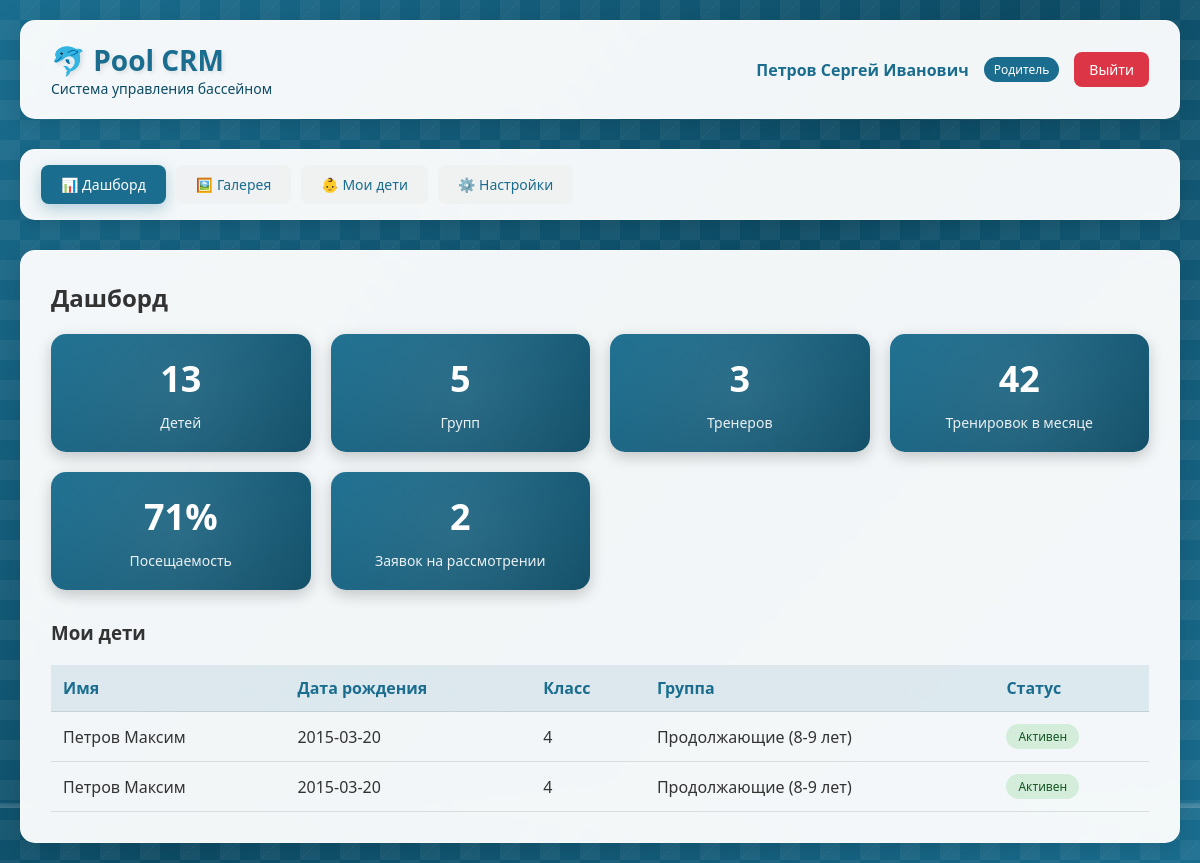
Screenshot of /dashboard (signed in) with the database file from the repository.
### database.py (models this page shows)
class ParentDB(Base):
    __tablename__ = "parents"
    id = Column(Integer, primary_key=True, index=True)
    role = Column(SQLEnum(UserRole), default=UserRole.PARENT)
    name = Column(String, nullable=False)
    email = Column(String, unique=True, nullable=False, index=True)
    phone = Column(String)
    password = Column(String, nullable=False)
    is_vk_linked = Column(Boolean, default=False)
    vk_id = Column(Integer, unique=True, nullable=True)
    vk_link_code = Column(String(6), nullable=True)
    vk_code_expires_at = Column(DateTime, nullable=True)
    notify_absences = Column(Boolean, default=True)
    notify_reminders = Column(Boolean, default=True)
    is_active = Column(Boolean, default=True)
    created_at = Column(String, default=lambda: datetime.now().strftime("%d.%m.%Y %H:%M"))
    children = relationship("ChildDB", back_populates="parent", cascade="all, delete-orphan")
    applications = relationship("ApplicationDB", back_populates="parent")
    notifications = relationship("NotificationDB", back_populates="parent")

class ChildDB(Base):
    __tablename__ = "children"
    id = Column(Integer, primary_key=True, index=True)
    parent_id = Column(Integer, ForeignKey("parents.id"), nullable=False)
    name = Column(String, nullable=False)
    birthdate = Column(Date, nullable=False)
    class_num = Column(Integer)
    study_year = Column(Integer)
    medical_note = Column(String)
    medical_date = Column(Date)
    is_active = Column(Boolean, default=True)
    parent = relationship("ParentDB", back_populates="children")
    enrollments = relationship("EnrollmentDB", back_populates="child")
    attendances = relationship("AttendanceDB", back_populates="child")
    transfer_history = relationship("TransferHistoryDB", back_populates="child")
    transfer_requests = relationship("TransferRequestDB", back_populates="child")
    applications = relationship("ApplicationDB", back_populates="child")  # <-- ДОБАВИТЬ

class GroupDB(Base):
    __tablename__ = "groups"
    id = Column(Integer, primary_key=True, index=True)
    name = Column(String, nullable=False)
    level = Column(Integer, nullable=False)
    coach_id = Column(Integer, ForeignKey("coaches.id"))
    max_capacity = Column(Integer, default=12)
    age_tolerance = Column(Float, default=1.0)
    is_active = Column(Boolean, default=True)
    created_at = Column(String, default=lambda: datetime.now().strftime("%d.%m.%Y %H:%M"))
    coach = relationship("CoachDB", back_populates="groups")
    time_slots = relationship("TimeSlotDB", back_populates="group", cascade="all, delete-orphan")
    enrollments = relationship("EnrollmentDB", back_populates="group")
    trainings = relationship("TrainingDB", back_populates="group")
    applications = relationship("ApplicationDB", back_populates="group")
    transfer_history_from = relationship("TransferHistoryDB", foreign_keys="TransferHistoryDB.from_group_id", back_populates="from_group")
    transfer_history_to = relationship("TransferHistoryDB", foreign_keys="TransferHistoryDB.to_group_id", back_populates="to_group")
    transfer_requests_from = relationship("TransferRequestDB", foreign_keys="TransferRequestDB.from_group_id", back_populates="from_group")
    transfer_requests_to = relationship("TransferRequestDB", foreign_keys="TransferRequestDB.suggested_group_id", back_populates="suggested_group")

### main.py (the view)
@app.get("/dashboard", response_class=HTMLResponse)
async def dashboard(request: Request, db: Session = Depends(get_db)):
    user = get_current_user(request, db)
    if not user:
        return RedirectResponse(url="/login")
    children_count = db.query(ChildDB).filter(ChildDB.is_active == True).count()
    groups_count = db.query(GroupDB).filter(GroupDB.is_active == True).count()
    coaches_count = db.query(CoachDB).filter(CoachDB.is_active == True).count()
    today = date.today()
    trainings_this_month = db.query(TrainingDB).filter(TrainingDB.date >= date(today.year, today.month, 1), TrainingDB.date <= date(today.year, today.month, 28)).count()
    attendances = db.query(AttendanceDB).filter(AttendanceDB.status == AttendanceStatus.PRESENT).count()
    total_attendances = db.query(AttendanceDB).count()
    attendance_rate = round((attendances / total_attendances * 100) if total_attendances > 0 else 0)
    pending_applications = db.query(ApplicationDB).filter(ApplicationDB.status.in_([ApplicationStatus.NEW, ApplicationStatus.ON_REVIEW])).count()
    stats = {"children": children_count, "groups": groups_count, "coaches": coaches_count, "trainings_this_month": trainings_this_month, "attendance_rate": attendance_rate, "pending_applications": pending_applications}
    user_children = []
    if user["role"] == "parent":
        children = db.query(ChildDB).filter(ChildDB.parent_id == user["id"], ChildDB.is_active == True).all()
        for child in children:
            enrollment = db.query(EnrollmentDB).filter(EnrollmentDB.child_id == child.id, EnrollmentDB.status == EnrollmentStatus.ACTIVE).first()
            user_children.append({"id": child.id, "name": child.name, "birthdate": child.birthdate, "class_num": child.class_num, "group_name": enrollment.group.name if enrollment else None, "is_active": child.is_active})
    user["children"] = user_children
    return templates.TemplateResponse(name="dashboard.html", request=request, context={"request": request, "user": user, "stats": stats})

### templates/dashboard.html (shortened to what this page needs)
{% extends "base.html" %}
{% block content %}
<div class="action-bar">
    <h2>Дашборд</h2>
</div>
<div class="stats-grid">
    <div class="stat-card">
        <div class="stat-number">{{ stats.children }}</div>
        <div class="stat-label">Детей</div>
    </div>
    <div class="stat-card">
        <div class="stat-number">{{ stats.groups }}</div>
        <div class="stat-label">Групп</div>
    </div>
    <div class="stat-card">
        <div class="stat-number">{{ stats.coaches }}</div>
        <div class="stat-label">Тренеров</div>
    </div>
    <div class="stat-card">
        <div class="stat-number">{{ stats.trainings_this_month }}</div>
        <div class="stat-label">Тренировок в месяце</div>
    </div>
    <div class="stat-card">
        <div class="stat-number">{{ stats.attendance_rate }}%</div>
        <div class="stat-label">Посещаемость</div>
    </div>
    <div class="stat-card">
        <div class="stat-number">{{ stats.pending_applications }}</div>
        <div class="stat-label">Заявок на рассмотрении</div>
    </div>
</div>
{% if user.role == 'parent' and user.children %}
<h3>Мои дети</h3>
<table class="data-table">
    <thead>
        <tr>
            <th>Имя</th>
            <th>Дата рождения</th>
            <th>Класс</th>
            <th>Группа</th>
            <th>Статус</th>
        </tr>
    </thead>
    <tbody>
        {% for child in user.children %}
        <tr>
            <td>{{ child.name }}</td>
            <td>{{ child.birthdate }}</td>
            <td>{{ child.class_num or '-' }}</td>
            <td>{{ child.group_name or 'Не назначен' }}</td>
            <td>
                <span class="status-badge {% if child.is_active %}status-active{% else %}status-completed{% endif %}">
                    {% if child.is_active %}Активен{% else %}Неактивен{% endif %}
                </span>
            </td>
        </tr>
        {% endfor %}
    </tbody>
</table>
{% endif %}
{% endblock %}

### templates/base.html (shortened to what this page needs)
<!DOCTYPE html>
<html lang="ru">
<head>
    <link rel="stylesheet" href="/static/style.css">
</head>
<body>
    <div class="background-pool">
        <div class="bubbles"></div>
    </div>
    <div class="container">
        <div class="header">
            <div class="logo">
                <h1>🐬 Pool CRM</h1>
                <p>Система управления бассейном</p>
            </div>
            <div class="user-info">
                <span class="user-name">{{ user.name }}</span>
                <span class="user-role">
                    {% if user.role == 'admin' %}Администратор
                    {% elif user.role == 'coach' %}Тренер
                    {% else %}Родитель{% endif %}
                </span>
                <a href="/logout" class="logout-btn">Выйти</a>
            </div>
        </div>
        <div class="nav-menu">
            <a href="/dashboard" class="nav-link {% if request.url.path == '/dashboard' %}active{% endif %}">📊 Дашборд</a>
            <a href="/gallery" class="nav-link {% if request.url.path == '/gallery' %}active{% endif %}">🖼️ Галерея</a>
            {% if user.role == 'parent' %}
            <a href="/children" class="nav-link {% if request.url.path == '/children' %}active{% endif %}">👶 Мои дети</a>
            <a href="/profile" class="nav-link {% if request.url.path == '/profile' %}active{% endif %}">⚙️ Настройки</a>
            {% endif %}
        </div>
        <div class="content">
            {% block content %}{% endblock %}
        </div>
    </div>
</body>
</html>

### static/style.css (style rules this page uses)
* { margin: 0; padding: 0; box-sizing: border-box; }
body { font-family: 'Segoe UI', Tahoma, Geneva, Verdana, sans-serif; min-height: 100vh; color: #333; position: relative; overflow-x: hidden; }
.background-pool { position: fixed; top: 0; left: 0; width: 100%; height: 100%; z-index: -1; overflow: hidden; }
.bubbles { position: absolute; width: 100%; height: 100%; overflow: hidden; }
.container { max-width: 1200px; margin: 0 auto; padding: 20px; position: relative; z-index: 1; }
.header { background: rgba(255, 255, 255, 0.95); backdrop-filter: blur(10px); border-radius: 15px; padding: 20px 30px; margin-bottom: 30px; box-shadow: 0 5px 20px rgba(0,0,0,0.1); display: flex; justify-content: space-between; align-items: center; flex-wrap: wrap; border: 1px solid rgba(255, 255, 255, 0.3); }
.logo h1 { color: #1a6d8f; font-size: 28px; text-shadow: 2px 2px 4px rgba(0,0,0,0.1); }
.logo p { color: #0d4b64; font-size: 14px; }
.user-info { display: flex; align-items: center; gap: 15px; }
.user-name { font-weight: 600; color: #1a6d8f; }
.user-role { background: #1a6d8f; color: white; padding: 4px 10px; border-radius: 20px; font-size: 12px; }
.logout-btn { background: #dc3545; color: white; border: none; padding: 8px 15px; border-radius: 8px; cursor: pointer; text-decoration: none; font-size: 14px; transition: all 0.3s; }
.nav-menu { background: rgba(255, 255, 255, 0.95); backdrop-filter: blur(10px); border-radius: 15px; padding: 15px 20px; margin-bottom: 30px; box-shadow: 0 5px 15px rgba(0,0,0,0.1); display: flex; gap: 10px; flex-wrap: wrap; border: 1px solid rgba(255, 255, 255, 0.3); }
.nav-link { background: rgba(240, 240, 240, 0.8); border: none; padding: 10px 20px; border-radius: 8px; cursor: pointer; text-decoration: none; color: #1a6d8f; font-size: 14px; font-weight: 500; transition: all 0.3s; }
.nav-link.active { background: #1a6d8f; color: white; box-shadow: 0 5px 15px rgba(26, 109, 143, 0.3); }
.content { background: rgba(255, 255, 255, 0.95); backdrop-filter: blur(10px); border-radius: 15px; padding: 30px; box-shadow: 0 5px 20px rgba(0,0,0,0.1); min-height: 500px; border: 1px solid rgba(255, 255, 255, 0.3); }
.stats-grid { display: grid; grid-template-columns: repeat(auto-fit, minmax(250px, 1fr)); gap: 20px; margin-bottom: 30px; }
.stat-card { background: linear-gradient(135deg, #1a6d8f 0%, #0d4b64 100%); color: white; padding: 20px; border-radius: 15px; text-align: center; transition: all 0.3s; box-shadow: 0 5px 15px rgba(0,0,0,0.2); position: relative; overflow: hidden; }
.stat-card::before { content: ''; position: absolute; top: -50%; left: -50%; width: 200%; height: 200%; background: radial-gradient(circle, rgba(255,255,255,0.1) 0%, transparent 70%); animation: cardShine 4s linear infinite; }
.stat-number { font-size: 36px; font-weight: bold; margin-bottom: 10px; }
.stat-label { font-size: 14px; opacity: 0.9; }
.data-table { width: 100%; border-collapse: collapse; margin-top: 20px; }
.data-table th, .data-table td { padding: 12px; text-align: left; border-bottom: 1px solid rgba(0,0,0,0.1); }
.data-table th { background: rgba(26, 109, 143, 0.1); font-weight: 600; color: #1a6d8f; }
.status-badge { display: inline-block; padding: 4px 12px; border-radius: 20px; font-size: 12px; font-weight: 500; }
.status-active { background: #d4edda; color: #155724; }
.action-bar { display: flex; justify-content: space-between; align-items: center; margin-bottom: 20px; flex-wrap: wrap; gap: 15px; }

### rows the page displays
ParentDB: name "Петров Сергей Иванович"
ChildDB: name "Петров Максим", birthdate "2015-03-20"
GroupDB: name "Продолжающие (8-9 лет)" "Продолжающие (8-9 лет)"
ChildDB: name "Петров Максим", birthdate "2015-03-20"

### other values shown
{{ stats.children }} "13"
{{ stats.groups }} "5"
{{ stats.coaches }} "3"
{{ stats.trainings_this_month }} "42"
{{ stats.attendance_rate }} "71"
{{ stats.pending_applications }} "2"
{{ child.class_num or '-' }} "4" "4"
